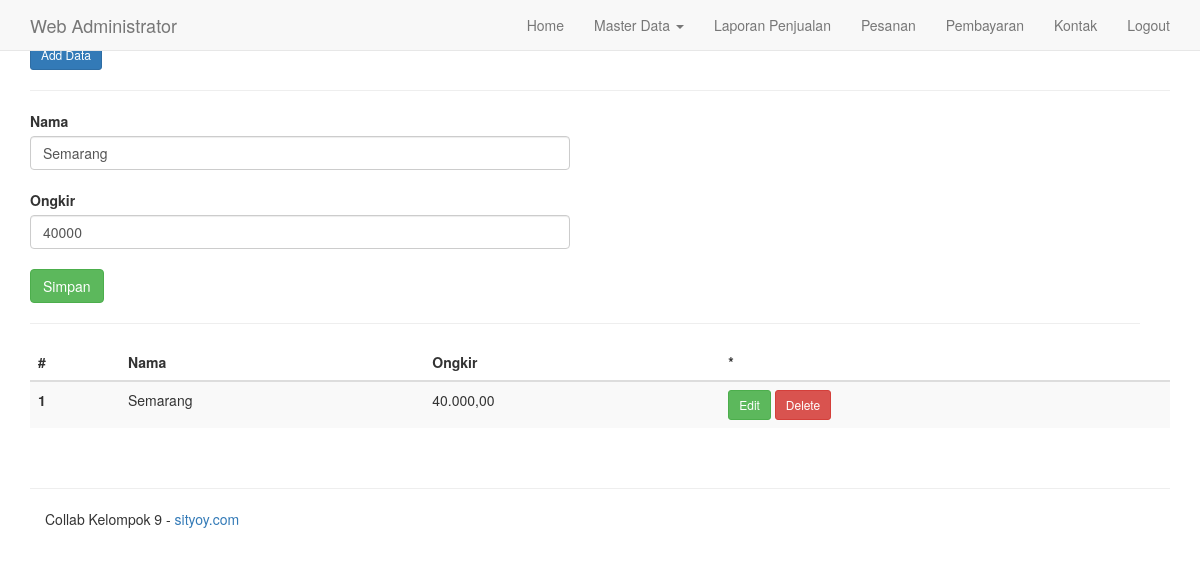
Page /admin/kota.php?act=edit&&id=2 (signed in) on the committed database.
### tables this page shows
CREATE TABLE `kota` (
  `id` int(11) NOT NULL,
  `nama` varchar(255) NOT NULL,
  `ongkir` int(11) NOT NULL
);

### inc/config.php (called while the page is built, shortened)
<?php
	$no = 1;
?>

### admin/kota.php (the view, shortened to what this page needs)
<?php
	include"../inc/config.php";
	include"inc/header.php";
?>
	<div class="container">
		<?php
			$q = mysqli_query($GLOBALS["___mysqli_ston"], "select*from kota");
			$j = mysqli_num_rows($q);
		?>
		<h4>Daftar Produk (<?php echo ($j>0)?$j:0; ?>)</h4>
		<a class="btn btn-sm btn-primary" href="kota.php?act=create">Add Data</a>
		<hr>
		<?php
			if(!empty($_GET)){
				?>
				<?php
				if($_GET['act'] == 'edit'){
					$data = mysqli_fetch_object(mysqli_query($GLOBALS["___mysqli_ston"], "select*from kota where id='$_GET[id]'"));
				?>
					<div class="row col-md-6">
					<form action="kota.php?act=edit&id=<?php echo $_GET['id'] ?>" method="post" enctype="multipart/form-data">
						<label>Nama</label><br>
						<input type="text" class="form-control" name="nama" value="<?php echo $data->nama; ?>"><br>
						<label>Ongkir</label><br>
						<input type="number" class="form-control" name="ongkir" required value="<?php echo $data->ongkir; ?>"><br>
						<input type="submit" name="form-edit" value="Simpan" class="btn btn-success">
					</form>
					</div>
					<div class="row col-md-12"><hr></div>
				<?php
				}
			}
		?>
		<table class="table table-striped table-hover">
			<thead>
				<tr>
					<th>#</th>
					<th>Nama</th>
					<th>Ongkir</th>
					<th>*</th>
				</tr>
			</thead>
			<tbody>
		<?php while($data=mysqli_fetch_object($q)){ ?>
				<tr>
					<th scope="row"><?php echo $no++; ?></th>
					<td><?php echo $data->nama ?></td>
					<td><?php echo number_format($data->ongkir, 2, ',', '.') ?></td>
					<td>
						<a class="btn btn-sm btn-success" href="kota.php?act=edit&&id=<?php echo $data->id ?>">Edit</a>
						<a class="btn btn-sm btn-danger" href="kota.php?act=delete&&id=<?php echo $data->id ?>">Delete</a>
					</td>
				</tr>
		<?php } ?>
			</tbody>
		</table>
    </div>
<?php include"inc/footer.php"; ?>

### rows in the picture
kota: nama "Semarang", ongkir "40000", ongkir "40.000,00"
